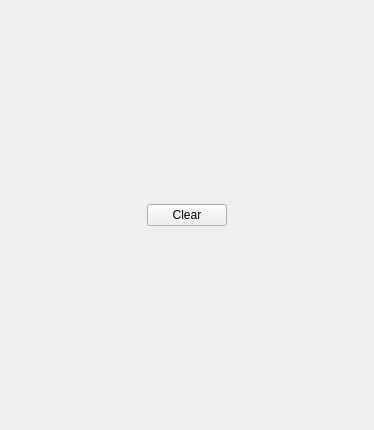
<?xml version="1.0" encoding="UTF-8"?>
<ui version="4.0">
 <class>Form</class>
 <widget class="QWidget" name="Form">
  <property name="geometry">
   <rect>
    <x>0</x>
    <y>0</y>
    <width>374</width>
    <height>430</height>
   </rect>
  </property>
  <property name="windowTitle">
   <string>Form</string>
  </property>
  <layout class="QHBoxLayout" name="horizontalLayout_2">
   <item>
    <layout class="QVBoxLayout" name="verticalLayout">
     <item>
      <spacer name="verticalSpacer_2">
       <property name="orientation">
        <enum>Qt::Vertical</enum>
       </property>
       <property name="sizeHint" stdset="0">
        <size>
         <width>20</width>
         <height>40</height>
        </size>
       </property>
      </spacer>
     </item>
     <item>
      <layout class="QHBoxLayout" name="horizontalLayout">
       <item>
        <spacer name="horizontalSpacer">
         <property name="orientation">
          <enum>Qt::Horizontal</enum>
         </property>
         <property name="sizeHint" stdset="0">
          <size>
           <width>40</width>
           <height>20</height>
          </size>
         </property>
        </spacer>
       </item>
       <item>
        <layout class="QVBoxLayout" name="verticalLayout_2">
         <item>
          <widget class="QPushButton" name="btn_close">
           <property name="sizePolicy">
            <sizepolicy hsizetype="Preferred" vsizetype="Preferred">
             <horstretch>0</horstretch>
             <verstretch>0</verstretch>
            </sizepolicy>
           </property>
           <property name="text">
            <string>Clear</string>
           </property>
          </widget>
         </item>
        </layout>
       </item>
       <item>
        <spacer name="horizontalSpacer_2">
         <property name="orientation">
          <enum>Qt::Horizontal</enum>
         </property>
         <property name="sizeHint" stdset="0">
          <size>
           <width>40</width>
           <height>20</height>
          </size>
         </property>
        </spacer>
       </item>
      </layout>
     </item>
     <item>
      <spacer name="verticalSpacer">
       <property name="orientation">
        <enum>Qt::Vertical</enum>
       </property>
       <property name="sizeHint" stdset="0">
        <size>
         <width>20</width>
         <height>40</height>
        </size>
       </property>
      </spacer>
     </item>
    </layout>
   </item>
  </layout>
 </widget>
 <resources/>
 <connections/>
</ui>
